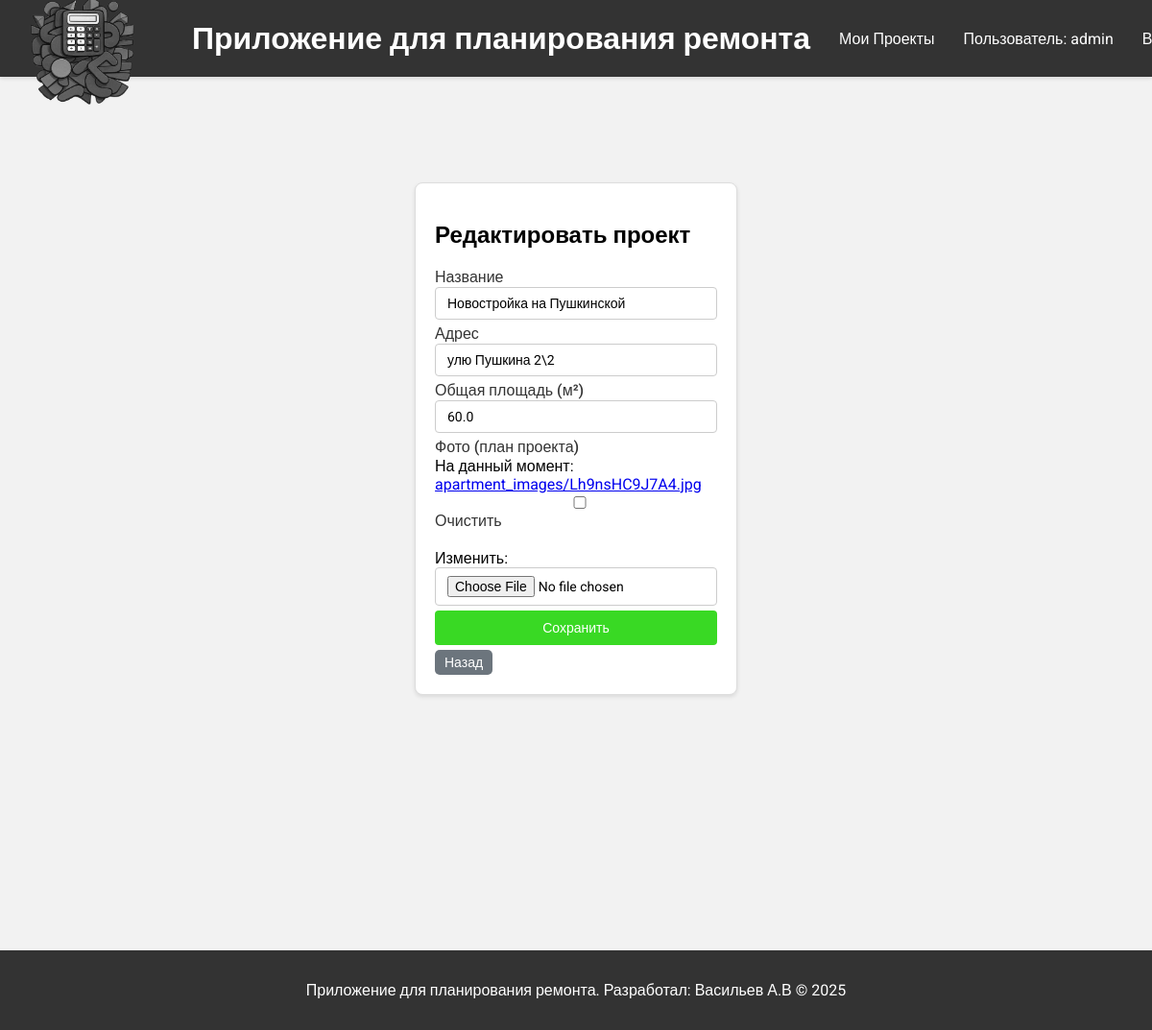
Page /7/edit/ (signed in) on the earlier database version.
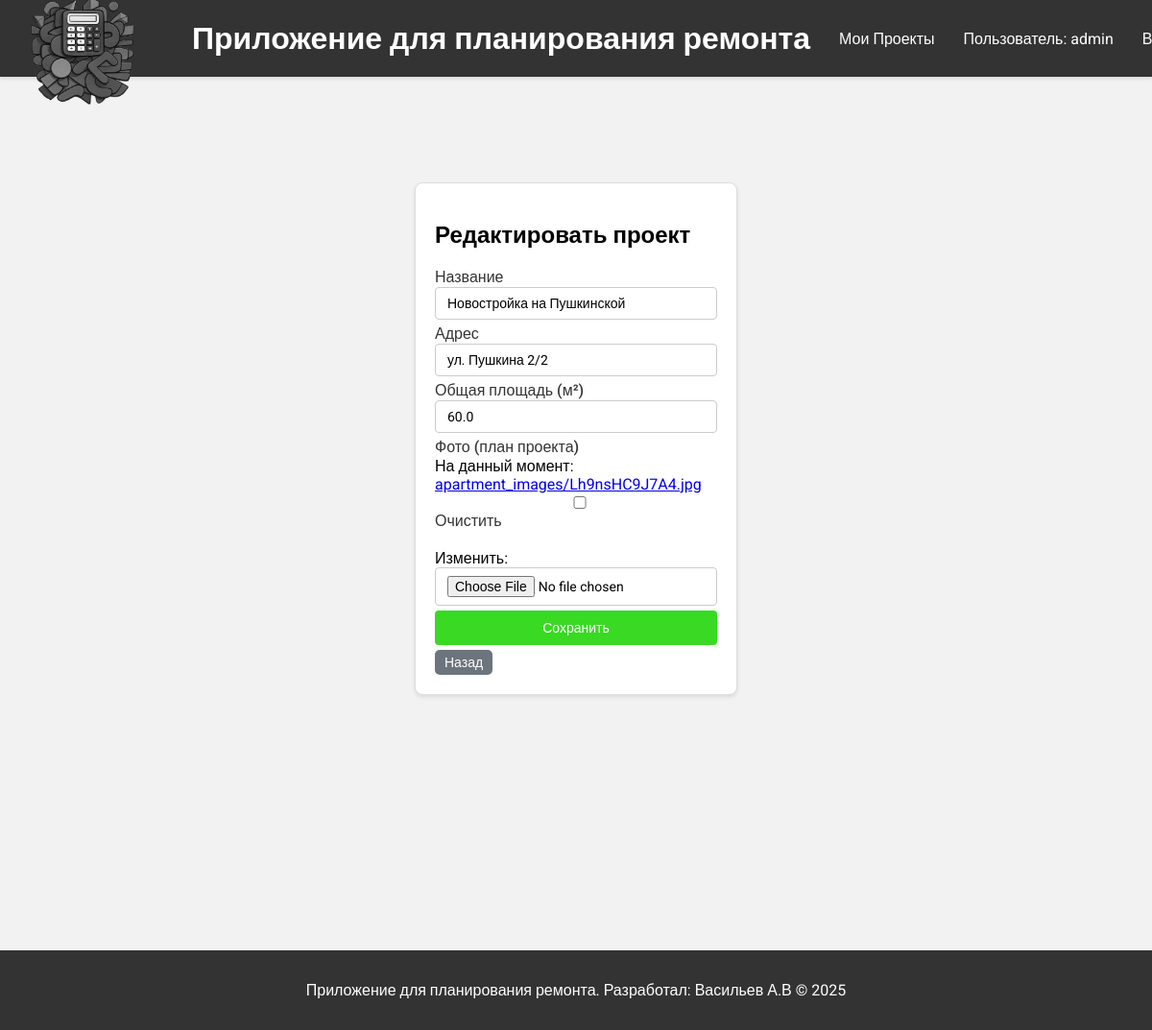
Same page on the later database version.
### repairs/models.py (models this page shows, shortened)
class Apartment(models.Model):
    user = models.ForeignKey(User, on_delete=models.CASCADE)
    name = models.CharField(max_length=100)
    address = models.CharField(max_length=255, blank=True)
    total_area = models.FloatField()
    image = models.ImageField(upload_to='apartment_images/', blank=True, null=True)

### repairs/views.py (the view)
# urls.py: path('<int:pk>/edit/', views.apartment_update, name='apartment_update'),
@login_required
def apartment_update(request, pk):
    apartment = get_object_or_404(Apartment, pk=pk, user=request.user)
    if request.method == 'POST':
        form = ApartmentForm(request.POST, request.FILES, instance=apartment)
        if form.is_valid():
            form.save()
            messages.success(request, 'Проект успешно обновлён!')
            return redirect(reverse('apartment_detail', kwargs={'pk': pk}) + '#rooms')
    else:
        form = ApartmentForm(instance=apartment)
    return render(request, 'repairs/apartment_form.html', {'form': form, 'apartment': apartment})

### repairs/forms.py
class ApartmentForm(forms.ModelForm):
    class Meta:
        model = Apartment
        fields = ['name', 'address', 'total_area', 'image']
        widgets = {
            'name': forms.TextInput(attrs={'class': 'form-control'}),
            'address': forms.TextInput(attrs={'class': 'form-control'}),
            'total_area': forms.NumberInput(attrs={'class': 'form-control'}),
        }
        labels = {
            'name': 'Название',
            'address': 'Адрес',
            'total_area': 'Общая площадь (м²)',
            'image': 'Фото (план проекта)',
        }

### repairs/templates/repairs/apartment_form.html (shortened to what this page needs)
{% extends "repairs/base.html" %}
{% block content %}
<div class="container">
    <div class="form-container">
        <h2>{% if form.instance.pk %}Редактировать проект{% else %}Добавить проект{% endif %}</h2>
        <form method="post" enctype="multipart/form-data">
            {% for field in form %}
            <div class="form-group">
                <label for="{{ field.id_for_label }}">{{ field.label }}</label>
                {{ field }}
            </div>
            {% endfor %}
            <div class="form-group">
                <button type="submit">Сохранить</button>
            </div>
        </form>
        <a href="{% url 'apartment' %}" class="button-secondary">Назад</a>
    </div>
</div>
{% endblock %}

Differences in the rows shown:
changed Apartment "Новостройка на Пушкинской": address "улю Пушкина 2\\2" → "ул. Пушкина 2/2"
